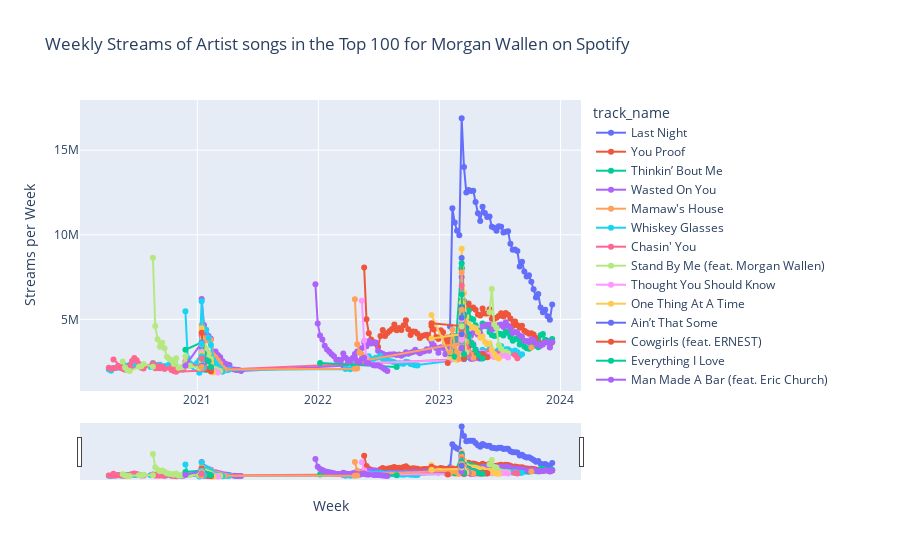

Notebook code cell kept with this figure:
### Code cell
Spotify_Chart_Maker("Morgan Wallen")
